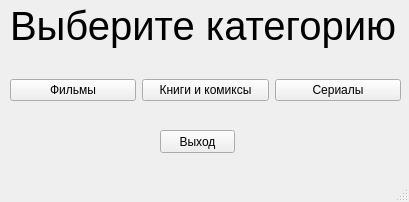
<?xml version="1.0" encoding="UTF-8"?>
<ui version="4.0">
 <class>MainWindow</class>
 <widget class="QMainWindow" name="MainWindow">
  <property name="geometry">
   <rect>
    <x>0</x>
    <y>0</y>
    <width>409</width>
    <height>202</height>
   </rect>
  </property>
  <property name="windowTitle">
   <string>MainWindow</string>
  </property>
  <widget class="QWidget" name="centralwidget">
   <widget class="QLabel" name="label">
    <property name="geometry">
     <rect>
      <x>10</x>
      <y>0</y>
      <width>391</width>
      <height>51</height>
     </rect>
    </property>
    <property name="font">
     <font>
      <pointsize>30</pointsize>
     </font>
    </property>
    <property name="text">
     <string>Выберите категорию</string>
    </property>
   </widget>
   <widget class="QWidget" name="horizontalLayoutWidget">
    <property name="geometry">
     <rect>
      <x>10</x>
      <y>50</y>
      <width>391</width>
      <height>80</height>
     </rect>
    </property>
    <layout class="QHBoxLayout" name="horizontalLayout">
     <item>
      <widget class="QPushButton" name="btn_films">
       <property name="text">
        <string>Фильмы</string>
       </property>
      </widget>
     </item>
     <item>
      <widget class="QPushButton" name="btn_books_and_comics">
       <property name="text">
        <string>Книги и комиксы</string>
       </property>
      </widget>
     </item>
     <item>
      <widget class="QPushButton" name="btn_serials">
       <property name="text">
        <string>Сериалы</string>
       </property>
      </widget>
     </item>
    </layout>
   </widget>
   <widget class="QPushButton" name="btn_exit_main">
    <property name="geometry">
     <rect>
      <x>160</x>
      <y>130</y>
      <width>75</width>
      <height>23</height>
     </rect>
    </property>
    <property name="text">
     <string>Выход</string>
    </property>
   </widget>
  </widget>
  <widget class="QMenuBar" name="menubar">
   <property name="geometry">
    <rect>
     <x>0</x>
     <y>0</y>
     <width>409</width>
     <height>21</height>
    </rect>
   </property>
  </widget>
  <widget class="QStatusBar" name="statusbar"/>
 </widget>
 <resources/>
 <connections/>
</ui>
